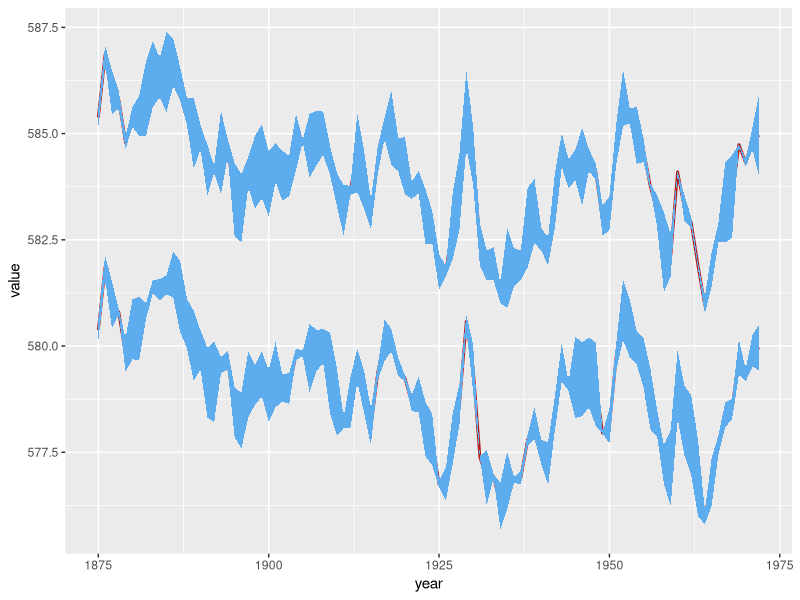

Write R code to recreate this figure.
## ---- chunk 1
knitr::opts_chunk$set(echo = TRUE)
## ---- chunk 2
library(tidyverse)
huron <- data.frame(year = rep(1875:1972,2), 
                    group = c(rep("a",98),rep("b",98)),
                    value = c(LakeHuron, LakeHuron + 5),
                    std = runif(length(LakeHuron)*2,0,1))     # Creamos el conjunto de datos con dos series

# Seguimos la misma estructura para crear el plot, pero añadiendo fill=group y group=group para indicar que
# coloree y trate las dos series de manera diferenciada.
huron %>% 
  ggplot(aes(year, value, fill = group)) +                    
  geom_line(color = "firebrick", size = 1) +
  geom_ribbon(aes(ymin = value - std,
                  ymax = value + std,
                  group=group),
              fill = "steelblue2") 

